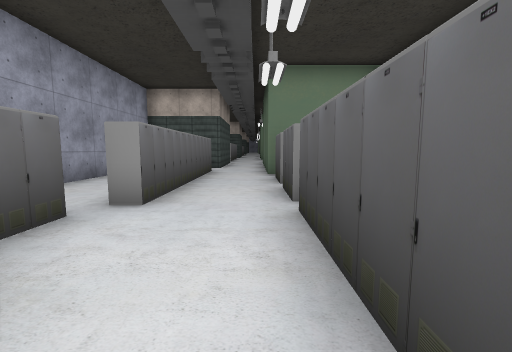
[1] (above)

16 first-person views from a walk through a scene from a Unity 3-D project. The camera is 1.5 m above the floor, tilts 6° down and sees 90° across. The floor is counted in squares, 2 m on a side. Each view is taken from the middle of a square. On the plan, view 1 faces up. The plan holds only what a view shows up to about 9 squares ahead; the rest is blank. The place goes on beyond the plan. The player is left out. Some surface patterns are stand-ins.

[2]
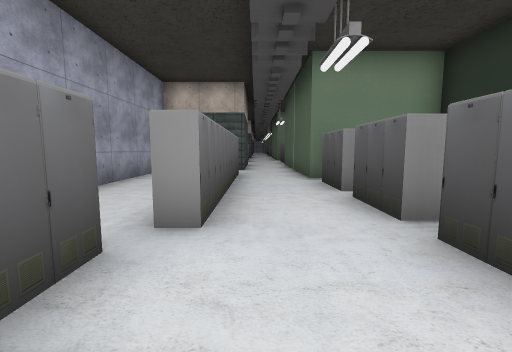

[3]
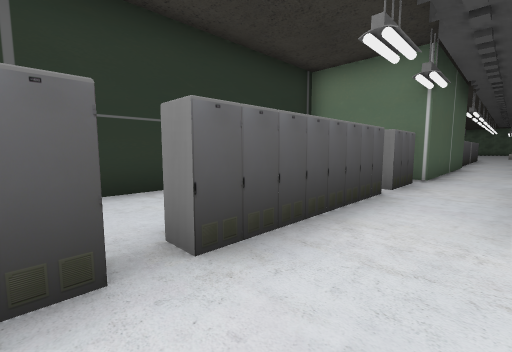

[4]
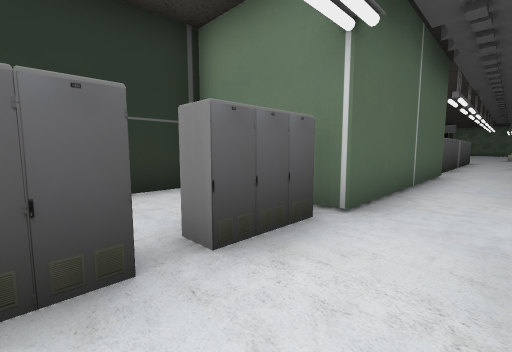

[5]
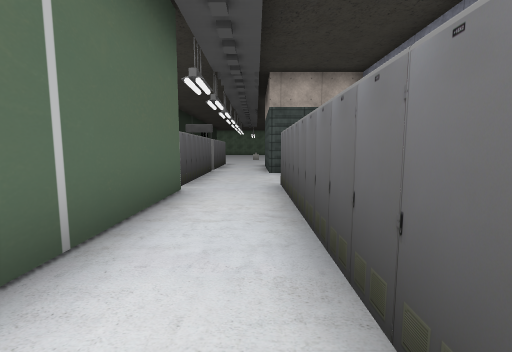

[6]
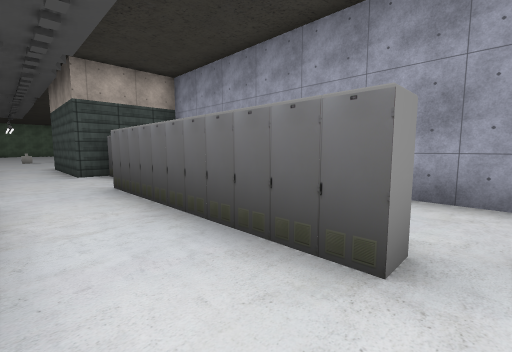

[7]
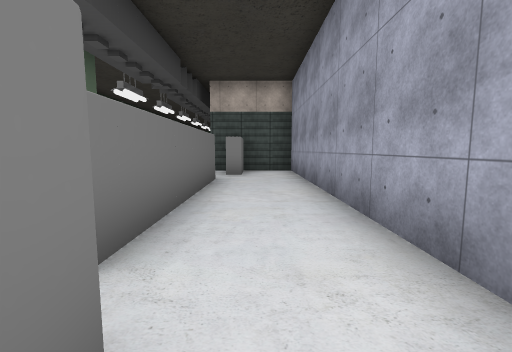

[8]
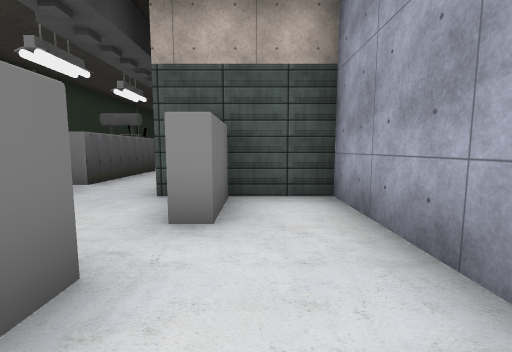

[9]
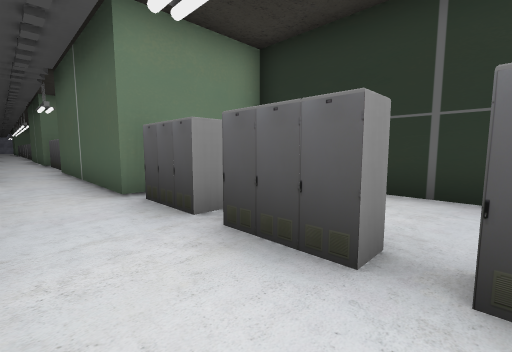

[10]
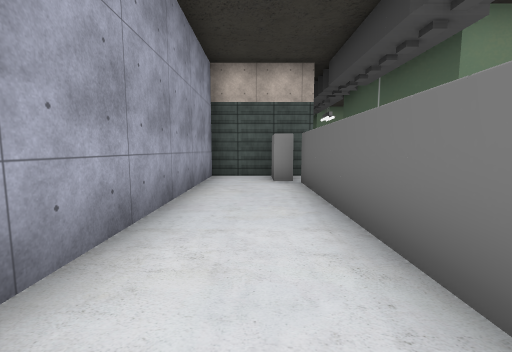

[11]
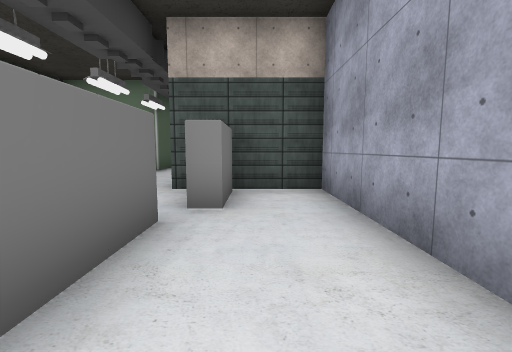

[12]
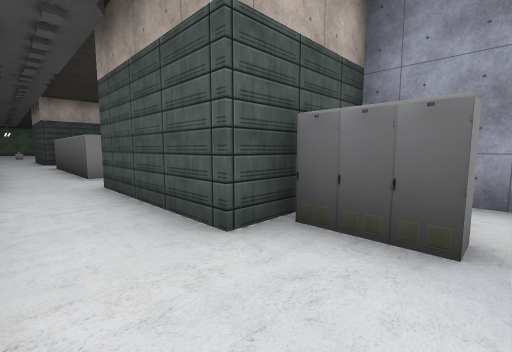

[13]
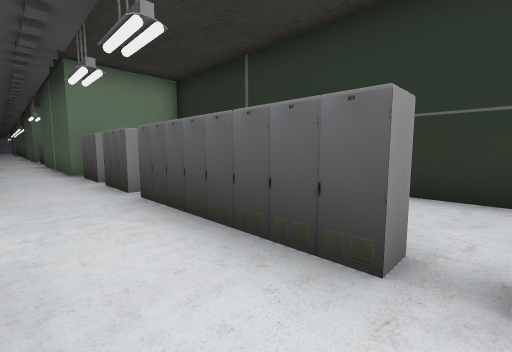

[14]
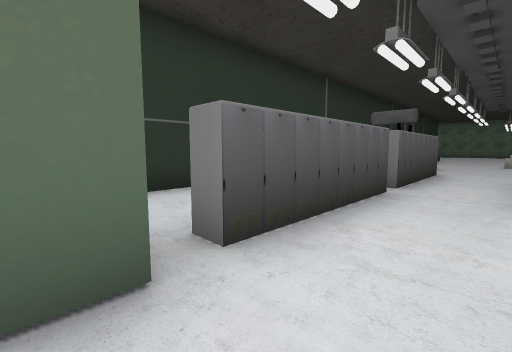

[15]
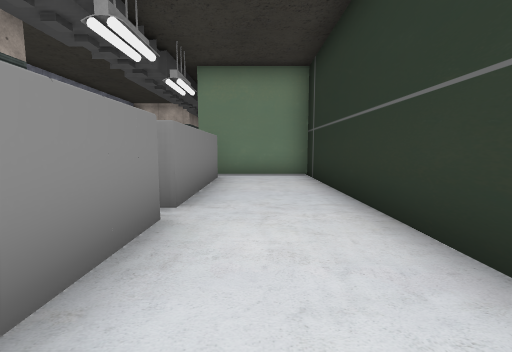

[16]
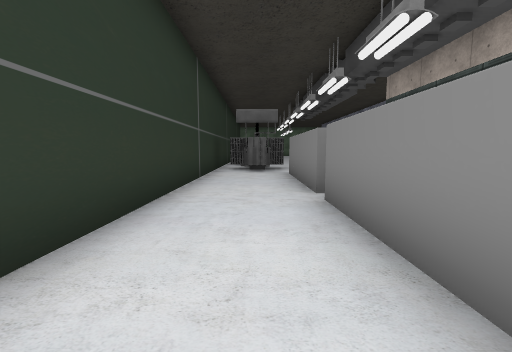

### Floor plan
Ten units are one square. View 1 is at (0, 0); x grows to the right and y downward. Boxes are objects, and circles mark ways between rooms. Rooms are numbered by the first view taken in them; rooms with no view inside come last. Other rooms are left out.
<svg viewBox="-47 -110 87 280">
<path fill="none" stroke="#000" d="M5 5 5 -31M5 25 5 11M-25 -12 -15 -12 -15 27M-20 45 -15 45 -15 95M-26 -28 -21 -28 -21 -14M5 -36 5 -50M5 -55 5 -70M3 86 3 29 9 29M7 -74 3 -74 3 -105M-26 105 -20 105M-15 -89 -15 -34 -20 -34M5 129 5 92 10 92M-20 95 -20 45M-42 39 -42 120 -15 120M-26 119 -26 105M-20 -34 -20 -90 -26 -90 -26 -99M-16 -102 -42 -102 -42 -12 -25 -12M-26 -14 -26 -28M5 133 10 133 10 165M35 165 35 85 9 85M10 92 10 129M-15 120 -15 154M5 165 5 133"/>
<circle cx="-20" cy="100" r="3" fill="#2a7"/>
<circle cx="-20" cy="40" r="3" fill="#2a7"/>
<circle cx="-20" cy="-30" r="3" fill="#2a7"/>
<circle cx="10" cy="90" r="3" fill="#2a7"/>
<circle cx="-5" cy="115" r="3" fill="#2a7"/>
<circle cx="10" cy="130" r="3" fill="#2a7"/>
<text x="-10" y="10">1</text>
<text x="-30" y="70">2</text>
<text x="-30" y="-60">3</text>
<text x="20" y="130">4</text>
<text x="-10" y="140">5</text>
</svg>
Room 1 opens to room 2. Room 1 opens to room 3. Room 1 opens to room 4. Room 1 opens to room 5. Room 4 opens to room 5.

Where each view was taken, in squares from view 1:
view 1: 0 up, 0 right, facing up
view 2: 1 up, 1 left, facing up
view 3: 4 up, 1 left, facing down-right
view 4: 0 up, 1 left, facing down-right
view 5: 4 down, 1 left, facing down
view 6: 4 down, 0 right, facing down-left
view 7: 3 down, 3 left, facing down
view 8: 8 down, 3 left, facing down
view 9: 3 up, 1 left, facing up-right
view 10: 3 up, 3 left, facing up
view 11: 6 up, 3 left, facing down
view 12: 3 up, 0 right, facing down-left
view 13: 1 down, 1 left, facing up-right
view 14: 8 down, 1 left, facing down-right
view 15: 16 down, 2 right, facing up
view 16: 9 down, 2 right, facing down
